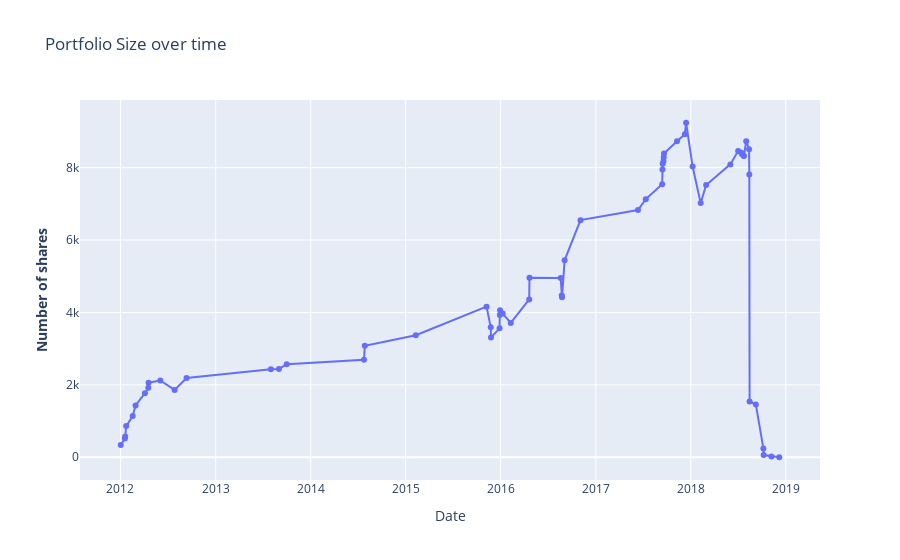

The code cell stored with this chart in its notebook:
### Code cell
# This chart does not actually correctly show portfolio size over time because the lines slope between buys and sells, when they should remain level
import plotly.graph_objects as go
fig = go.Figure()

fig.add_trace(go.Scatter(x=df['Date'], y=df['portfolio_size'], mode='lines+markers', name='Portfolio Size'))

# Add figure title and axes labels
fig.update_layout(title_text="Portfolio Size over time")
fig.update_yaxes(title_text="<b>Number of shares</b>")
fig.update_xaxes(title_text="Date")
fig.show()
